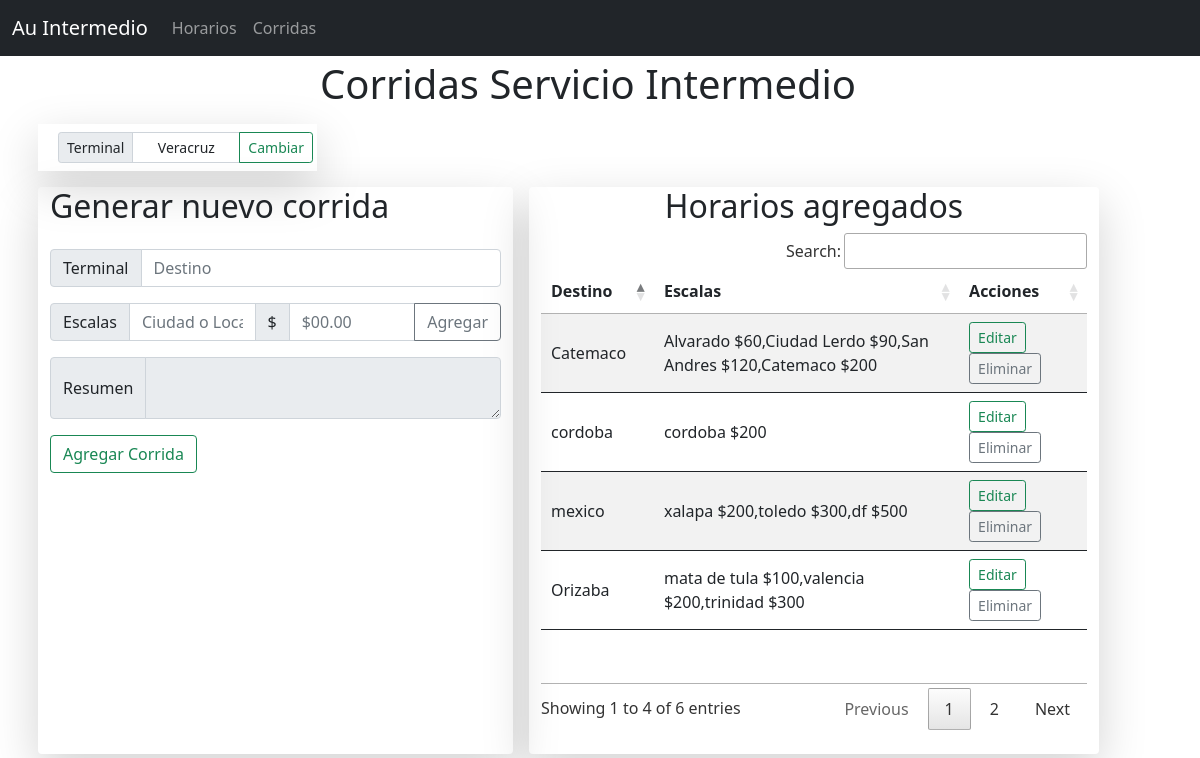
Screenshot of /corridas with the database file from the repository.
### app.py (models this page shows)
class Terminal(db.Model):
    __tablename__ = "terminal"
    id = db.Column(db.Integer, primary_key = True)
    terminal = db.Column(db.String, nullable = False)

class Corrida(db.Model):
    __tablename__ = "corrida"
    id = db.Column(db.Integer, primary_key = True)
    destino = db.Column(db.String(100), nullable = False)
    escala = db.Column(db.String, nullable = False)

### app.py (the view, shortened to what this page needs)
@app.route('/corridas', methods = ['GET', 'POST']) #vista de Corridas
def corridas():
    return render_template('corridas.html', corridas = Corrida.query, terminal = Terminal.query.first())

### templates/corridas.html (shortened to what this page needs)
{% extends 'base.html' %}
    {% block content %}
      <div class="row justify-content-center ">
        <h1 class=" d-flex justify-content-center">Corridas Servicio Intermedio</h1>
      </div>
      <div class="row">
        <div class="col-3 bg-transparent shadow-lg m-2">
          <form action="/editar_terminal" method="post">
            <div class="input-group input-group-sm m-2">
              <span class="input-group-text" id="inputGroup-sizing-sm">Terminal</span>
              <input type="text" class="form-control text-center" name="terminal" value="{{terminal.terminal}}" required>
              <button class="btn btn-outline-success" type="submit">Cambiar</button>
            </div>
          </form>
        </div>
      </div>
      <div class="formcontent col-ms-12 col-md-12 col-lg-5 m-2 rounded-2 shadow-lg bg-transparent">
        <h2 class="mb-4">Generar nuevo corrida</h2>
        <form action="/corridas" method="post">
          <div class="input-group mb-3">
            <span class="input-group-text">Terminal</span>
            <input type="text" class="form-control" placeholder="Destino" name="destino">
          </div>
          <div class="input-group mb-3">
            <span class="input-group-text">Escalas</span>
            <input type="text" class="form-control" placeholder="Ciudad o Localidad" id="escala">
            <span class="input-group-text">$</span>
            <input type="number" class="form-control" placeholder="$00.00" id="costo">
            <button class="btn btn-outline-secondary" type="button" id="precio" onclick="add_escala()">Agregar</button>
          </div>
          <div class="input-group mb-3">
            <span class="input-group-text" id="escala">Resumen</span>
            <textarea class="form-control" placeholder="" id="escalas" name="escala" readonly></textarea>
          </div>
          <div class="input-group mb-3">
            <button class=" btn btn-outline-success" type="submit">Agregar Corrida</button>
          </div>
        </form>
      </div>
        <div class="tablecontent col-md-12 col-sm-12 col-lg-6 rounded-2 m-2 shadow-lg bg-transparent">
          <h2 class="mb-2 text-center">Horarios agregados</h2>
          <table class="table table-sm table-striped align-middle" id="myTable">
            <thead>
              <tr>
                <th>Destino</th>
                <th>Escalas</th>
                <th>Acciones</th>
              </tr>
            </thead>
            <tbody>
              {% for i in corridas %}
              <tr>
                <td>{{i.destino}}</td>
                <td>{{i.escala}}</td>
                <td>
                  <a href="/modal1/{{i.id}}" class="btn btn-sm btn-outline-success">Editar</a>
                  <a href="/delete_corridas/{{i.id}}" class=" btn btn-sm btn-outline-secondary">Eliminar</a>
                </td>
              </tr>
              {% endfor %}
            </tbody>
          </table>
          <br>
      </div>
    {% endblock %}

### static/css/datatable.css (style rules this page uses)
table.dataTable thead>tr>th.sorting,table.dataTable thead>tr>th.sorting_asc,table.dataTable thead>tr>th.sorting_desc,table.dataTable thead>tr>th.sorting_asc_disabled,table.dataTable thead>tr>th.sorting_desc_disabled,table.dataTable thead>tr>td.sorting,table.dataTable thead>tr>td.sorting_asc,table.dataTable thead>tr>td.sorting_desc,table.dataTable thead>tr>td.sorting_asc_disabled,table.dataTable thead>tr>td.sorting_desc_disabled { cursor:pointer;position:relative;padding-right:26px }
table.dataTable thead>tr>th.sorting:before,table.dataTable thead>tr>th.sorting:after,table.dataTable thead>tr>th.sorting_asc:before,table.dataTable thead>tr>th.sorting_asc:after,table.dataTable thead>tr>th.sorting_desc:before,table.dataTable thead>tr>th.sorting_desc:after,table.dataTable thead>tr>th.sorting_asc_disabled:before,table.dataTable thead>tr>th.sorting_asc_disabled:after,table.dataTable thead>tr>th.sorting_desc_disabled:before,table.dataTable thead>tr>th.sorting_desc_disabled:after,table.dataTable thead>tr>td.sorting:before,table.dataTable thead>tr>td.sorting:after,table.dataTable thead>tr>td.sorting_asc:before,table.dataTable thead>tr>td.sorting_asc:after,table.dataTable thead>tr>td.sorting_desc:before,table.dataTable thead>tr>td.sorting_desc:after,table.dataTable thead>tr>td.sorting_asc_disabled:before,table.dataTable thead>tr>td.sorting_asc_disabled:after,table.dataTable thead>tr>td.sorting_desc_disabled:before,table.dataTable thead>tr>td.sorting_desc_disabled:after { position:absolute;display:block;opacity:.125;right:10px;line-height:9px;font-size:.9em }
table.dataTable thead>tr>th.sorting:before,table.dataTable thead>tr>th.sorting_asc:before,table.dataTable thead>tr>th.sorting_desc:before,table.dataTable thead>tr>th.sorting_asc_disabled:before,table.dataTable thead>tr>th.sorting_desc_disabled:before,table.dataTable thead>tr>td.sorting:before,table.dataTable thead>tr>td.sorting_asc:before,table.dataTable thead>tr>td.sorting_desc:before,table.dataTable thead>tr>td.sorting_asc_disabled:before,table.dataTable thead>tr>td.sorting_desc_disabled:before { bottom:50%;content:"▴" }
table.dataTable thead>tr>th.sorting:after,table.dataTable thead>tr>th.sorting_asc:after,table.dataTable thead>tr>th.sorting_desc:after,table.dataTable thead>tr>th.sorting_asc_disabled:after,table.dataTable thead>tr>th.sorting_desc_disabled:after,table.dataTable thead>tr>td.sorting:after,table.dataTable thead>tr>td.sorting_asc:after,table.dataTable thead>tr>td.sorting_desc:after,table.dataTable thead>tr>td.sorting_asc_disabled:after,table.dataTable thead>tr>td.sorting_desc_disabled:after { top:50%;content:"▾" }
table.dataTable thead>tr>th.sorting_asc:before,table.dataTable thead>tr>th.sorting_desc:after,table.dataTable thead>tr>td.sorting_asc:before,table.dataTable thead>tr>td.sorting_desc:after { opacity:.6 }
div.dataTables_scrollBody table.dataTable thead>tr>th:before,div.dataTables_scrollBody table.dataTable thead>tr>th:after,div.dataTables_scrollBody table.dataTable thead>tr>td:before,div.dataTables_scrollBody table.dataTable thead>tr>td:after { display:none }
table.dataTable thead th,table.dataTable thead td,table.dataTable tfoot th,table.dataTable tfoot td { text-align:left }
table.dataTable { width:100%;margin:0 auto;clear:both;border-collapse:separate;border-spacing:0 }
table.dataTable thead th,table.dataTable tfoot th { font-weight:bold }
table.dataTable thead th,table.dataTable thead td { padding:10px;border-bottom:1px solid rgba(0, 0, 0, 0.3) }
table.dataTable tbody tr { background-color:transparent }
table.dataTable tbody th,table.dataTable tbody td { padding:8px 10px }
table.dataTable.no-footer { border-bottom:1px solid rgba(0, 0, 0, 0.3) }
table.dataTable th,table.dataTable td { box-sizing:content-box }
.dataTables_wrapper .dataTables_scroll div.dataTables_scrollBody>table>thead>tr>th,.dataTables_wrapper .dataTables_scroll div.dataTables_scrollBody>table>thead>tr>td,.dataTables_wrapper .dataTables_scroll div.dataTables_scrollBody>table>tbody>tr>th,.dataTables_wrapper .dataTables_scroll div.dataTables_scrollBody>table>tbody>tr>td { vertical-align:middle }
.dataTables_wrapper.no-footer div.dataTables_scrollHead table.dataTable,.dataTables_wrapper.no-footer div.dataTables_scrollBody>table { border-bottom:none }

### rows the page displays
Terminal: terminal "Veracruz"
Corrida: destino "Catemaco", escala "Alvarado $60,Ciudad Lerdo $90,San Andres $120,Catemaco $200"
Corrida: destino "Orizaba", escala "mata de tula $100,valencia $200,trinidad $300"
Corrida: destino "mexico", escala "xalapa $200,toledo $300,df $500"
Corrida: destino "cordoba", escala "cordoba $200"
